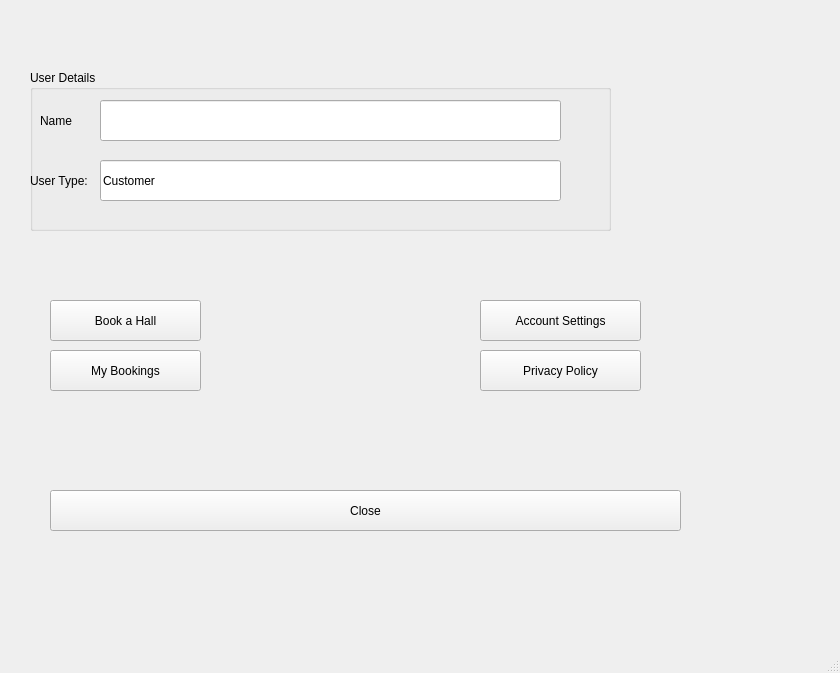
<?xml version="1.0" encoding="UTF-8"?>
<ui version="4.0">
 <class>MainWindow</class>
 <widget class="QMainWindow" name="MainWindow">
  <property name="geometry">
   <rect>
    <x>0</x>
    <y>0</y>
    <width>840</width>
    <height>673</height>
   </rect>
  </property>
  <property name="windowTitle">
   <string>MainWindow</string>
  </property>
  <widget class="QWidget" name="centralwidget">
   <widget class="QGroupBox" name="user_details">
    <property name="geometry">
     <rect>
      <x>30</x>
      <y>70</y>
      <width>581</width>
      <height>161</height>
     </rect>
    </property>
    <property name="title">
     <string>User Details</string>
    </property>
    <widget class="QLabel" name="user_name">
     <property name="geometry">
      <rect>
       <x>10</x>
       <y>40</y>
       <width>51</width>
       <height>21</height>
      </rect>
     </property>
     <property name="text">
      <string>Name</string>
     </property>
    </widget>
    <widget class="QLabel" name="user_type">
     <property name="geometry">
      <rect>
       <x>0</x>
       <y>100</y>
       <width>81</width>
       <height>21</height>
      </rect>
     </property>
     <property name="text">
      <string>User Type:</string>
     </property>
    </widget>
    <widget class="QLineEdit" name="CustName">
     <property name="geometry">
      <rect>
       <x>70</x>
       <y>30</y>
       <width>461</width>
       <height>41</height>
      </rect>
     </property>
    </widget>
    <widget class="QLineEdit" name="UserType">
     <property name="geometry">
      <rect>
       <x>70</x>
       <y>90</y>
       <width>461</width>
       <height>41</height>
      </rect>
     </property>
     <property name="text">
      <string>Customer</string>
     </property>
    </widget>
   </widget>
   <widget class="QPushButton" name="acc_settings">
    <property name="geometry">
     <rect>
      <x>480</x>
      <y>300</y>
      <width>161</width>
      <height>41</height>
     </rect>
    </property>
    <property name="text">
     <string>Account Settings</string>
    </property>
   </widget>
   <widget class="QPushButton" name="book_a_hall">
    <property name="geometry">
     <rect>
      <x>50</x>
      <y>300</y>
      <width>151</width>
      <height>41</height>
     </rect>
    </property>
    <property name="text">
     <string>Book a Hall</string>
    </property>
   </widget>
   <widget class="QPushButton" name="my_bookings">
    <property name="geometry">
     <rect>
      <x>50</x>
      <y>350</y>
      <width>151</width>
      <height>41</height>
     </rect>
    </property>
    <property name="text">
     <string>My Bookings</string>
    </property>
   </widget>
   <widget class="QPushButton" name="close_d">
    <property name="geometry">
     <rect>
      <x>50</x>
      <y>490</y>
      <width>631</width>
      <height>41</height>
     </rect>
    </property>
    <property name="text">
     <string>Close</string>
    </property>
   </widget>
   <widget class="QPushButton" name="privacy_policy">
    <property name="geometry">
     <rect>
      <x>480</x>
      <y>350</y>
      <width>161</width>
      <height>41</height>
     </rect>
    </property>
    <property name="text">
     <string>Privacy Policy</string>
    </property>
   </widget>
  </widget>
  <widget class="QMenuBar" name="menubar">
   <property name="geometry">
    <rect>
     <x>0</x>
     <y>0</y>
     <width>840</width>
     <height>18</height>
    </rect>
   </property>
  </widget>
  <widget class="QStatusBar" name="statusbar"/>
 </widget>
 <resources/>
 <connections/>
</ui>
